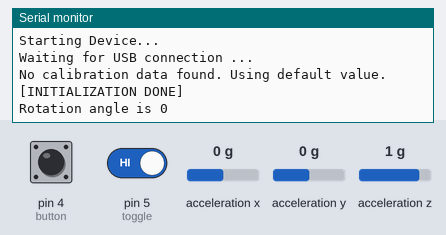
The sketch below on a simulated SparkFun Pro Micro, built with avr-gcc and run on an emulated ATmega32U4. On the bench: the last lines printed to the serial monitor. Wiring (inferred from the names in the program): ADXL345 accelerometer at I2C address 0x53. Inputs (shaded band) come from the test bench; at power-on: acceleration x 0 g, pin 4 (button) LOW, acceleration y 0 g, pin 5 (toggle) HIGH, acceleration z 1 g. EEPROM starts erased; USB keyboard and mouse output is not drawn.

Above: at 6.2 s.
6.3 s: acceleration x set to -1.4 g
At 9.2 s:
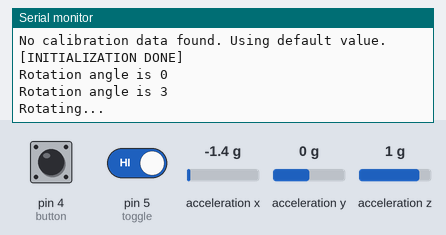
9.5 s: pin 4 (button) pulled HIGH for 3.2 s
At 13.4 s:
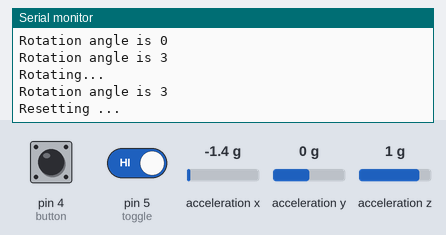
20.1 s: acceleration x set to 0.8 g
At 21.0 s:
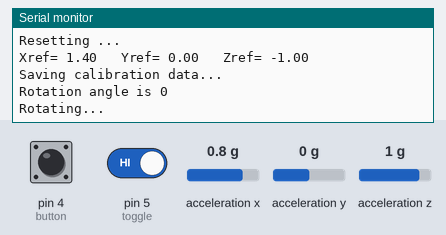
21.6 s: acceleration y set to 0.8 g
At 23.0 s:
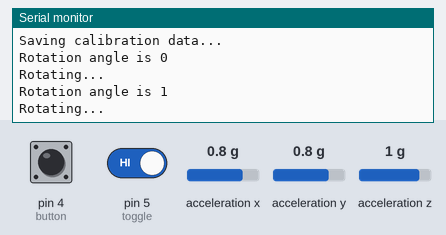
Timing chart, 0 to 24.1 s (numbered marks = the images above; inputs shaded):
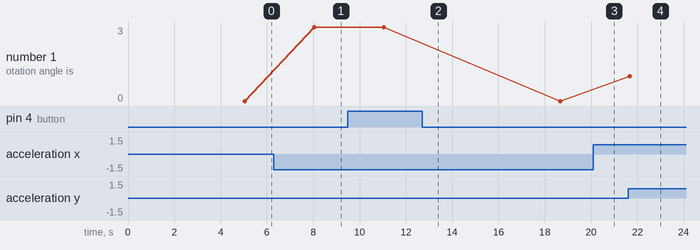

Measured:
- after the input at 6.3 s, the serial monitor: prints a new line after 1.7 s (image 1)
- after the input at 9.5 s, the serial monitor: prints a new line after 3.1 s (image 2)
- after the input at 21.6 s, the serial monitor: prints a new line after 0.07 s (image 4)
- plotted number 1: 0 → 3 after the input at 6.3 s, 3 → 0 after the input at 9.5 s, 0 → 1 after the input at 21.6 s

The sketch:

MonitorRotater.ino
```cpp
/*
   Author           : Shenggao Li
   Date             : 2022 July
   Target Board     : Arduino Pro Micro
   Peripherals      : ADXL345                       x 1
                        Sensing the rotation
                      Touch Sensor (or any button)  x 1
                        As the major input device
                      Toggle Switch                 x 1
                        Use as a enable/disable switch
   Compatible with  : Arduino Micro, etc.

*/


#include <Wire.h>  // Wire library - used for I2C communication
#include <EEPROM.h>
#include "Keyboard.h"
#include "helper.hpp"

//#define DEBUG
#define KEYBOARD

#define CAL_HEADER 0xCA // Calibration data header

// Use USB serial port for debugging
#ifdef DEBUG
#define Serial_port Serial
#else
//#define Serial_port Serial1
// Seems USB serial can work with Keyboard port at the same time.
// Use Serial1 if you have any stability issue.
#define Serial_port Serial
#endif //DEBUG

// Define pin connection
#define toggle 5
#define button 4

int ADXL345 = 0x53; // The ADXL345 sensor I2C address
// Sample number for calibration
#define NUM_REST 1000
// Sample delay time (in ms)
#define DELAY_REST 5

// Some process control vars
static bool last_button_state = false;
static uint32_t reset_millis = 0;
bool resetted = false;
static uint32_t check_millis = 0;

// Init vector and matrix variables
Vec3D g_vec(0, -1, 0);
Vec3D g_ref(0, -1, 0);

const Mat Rot_90 (0, 1, 0, -1, 0, 0, 0, 0, 1); // ANGLEFT
const Mat Rot_180(-1, 0, 0, 0, -1, 0, 0, 0, 1); // ANGUP
const Mat Rot_270(0, -1, 0, 1, 0, 0, 0, 0, 1); // ANGRIGHT


// enum for 4 rotation configs
enum DirecAngle { ANGDOWN, ANGLEFT, ANGUP, ANGRIGHT };
// Init rotation angle
DirecAngle rotAngle_curt(ANGDOWN), rotAngle_last(ANGDOWN);


void setup() {
  // put your setup code here, to run once:
  Serial_port.begin(9600);

#ifdef KEYBOARD
  Keyboard.begin();
#endif //KEYBOARD
  delay(2000);
  Serial_port.println("Starting Device...");
  Serial_port.println("Waiting for USB connection ...");
  delay(3000);

  Wire.begin(); // Initiate the Wire library
  IMU_offset();

  // Set ADXL345 in measuring mode
  Wire.beginTransmission(ADXL345); // Start communicating with the device
  Wire.write(0x2D); // Access/ talk to POWER_CTL Register - 0x2D
  // Enable measurement
  Wire.write(8); // (8dec -> 0000 1000 binary) Bit D3 High for measuring enable
  Wire.endTransmission();
  delay(10);

  pinMode(toggle, INPUT_PULLUP);
  pinMode(button, INPUT);
  resetted = true;

  load_g_ref(); // Load calibrated data from EEPROM

  Serial_port.println("[INITIALIZATION DONE]");

}

void loop() {
  const uint32_t t = millis();
  const bool button_state = digitalRead(button);
  if ( button_state ) { // button pressed
    if (!last_button_state) {
      reset_millis = t + 3000; // set 3 seconds for restart;
    } else {
      if (t > reset_millis && resetted) {
        resetted = false;
        reset_g();
      }
    }

  } else {
    if (last_button_state) {
      if (!resetted) {
        resetted = true;
      } else {
        g_vec = read_gravity();
        rotAngle_curt = get_angle();
        Serial_port.print("Rotation angle is ");
        Serial_port.println(rotAngle_curt);
        rotate();
        rotAngle_last = rotAngle_curt;
      }
    }
  }
  last_button_state = button_state;

  if (t > check_millis) {
    check_millis = t + 3000; // check orientation per 3 secs
    g_vec = read_gravity();
    rotAngle_curt = get_angle();
    Serial_port.print("Rotation angle is ");
    Serial_port.println(rotAngle_curt);

    if (rotAngle_curt != rotAngle_last) {
      rotate();
      rotAngle_last = rotAngle_curt;
    }
  }

}
```

functions.ino
```cpp
void IMU_offset() {
  // Off-set Calibration
  // The data was manually obtained for my IMU
  // Should be changed to match the IMU offset for better accuracy
  // NOTE: it should be fine even without the offset

  //X-axis
  Wire.beginTransmission(ADXL345);
  Wire.write(0x1E);  // X-axis offset register
  Wire.write(-4);
  Wire.endTransmission();
  delay(10);

  //Y-axis
  Wire.beginTransmission(ADXL345);
  Wire.write(0x1F); // Y-axis offset register
  Wire.write(0);
  Wire.endTransmission();
  delay(10);

  //Z-axis
  Wire.beginTransmission(ADXL345);
  Wire.write(0x20); // Z-axis offset register
  Wire.write(-7);
  Wire.endTransmission();
  delay(10);
}


DirecAngle get_angle() {
  // Find the best matching rotation configuration

  // Using dot product as the index
  double direc_index[4];
  direc_index[DirecAngle::ANGDOWN] = g_ref * g_vec;
  direc_index[DirecAngle::ANGLEFT] = (Rot_90 * g_ref) * g_vec;
  direc_index[DirecAngle::ANGUP] = (Rot_180 * g_ref) * g_vec;
  direc_index[DirecAngle::ANGRIGHT] = (Rot_270 * g_ref) * g_vec;

  // Find the highest direction
  DirecAngle rotAngle = ANGDOWN;
  double index_max = direc_index[0];
  for (int i = 1; i < 4; ++i) {
    if (direc_index[i] > index_max) {
      index_max = direc_index[i];
      rotAngle = i;
    }
  }
  return rotAngle;
}


void rotate() {
  // Send rotate command to PC/MAC

  if (digitalRead(toggle)) { // If auto-rotate mode is enabled

    Serial_port.println("Rotating...");
#ifdef KEYBOARD
    Keyboard.press(KEY_LEFT_CTRL);
    Keyboard.press(KEY_LEFT_SHIFT);
    Keyboard.press(KEY_LEFT_ALT);
    Keyboard.press(KEY_LEFT_GUI);

    switch (rotAngle_curt) {
      case ANGDOWN:
        Keyboard.press(KEY_DOWN_ARROW);
        break;
      case ANGLEFT:
        Keyboard.press(KEY_LEFT_ARROW);
        break;
      case ANGRIGHT:
        Keyboard.press(KEY_RIGHT_ARROW);
        break;
      case ANGUP:
        Keyboard.press(KEY_UP_ARROW);
        break;
      default:
        Keyboard.press(KEY_DOWN_ARROW);

    }

    Keyboard.releaseAll();
#endif //KEYBOARD
  }
}


Vec3D read_gravity() {
  // Get the current gravity vector (assuming static)

  // === Read acceleromter data === //
  float X_out, Y_out, Z_out;  // Outputs
  Wire.beginTransmission(ADXL345);
  Wire.write(0x32); // Start with register 0x32 (ACCEL_XOUT_H)
  Wire.endTransmission(false);
  Wire.requestFrom(ADXL345, 6, true); // Read 6 registers total, each axis value is stored in 2 registers
  X_out = ( Wire.read() | Wire.read() << 8); // X-axis value
  X_out = X_out / 256; //For a range of +-2g, we need to divide the raw values by 256, according to the datasheet
  Y_out = ( Wire.read() | Wire.read() << 8); // Y-axis value
  Y_out = Y_out / 256;
  Z_out = ( Wire.read() | Wire.read() << 8); // Z-axis value
  Z_out = Z_out / 256;
  return -Vec3D(X_out, Y_out, Z_out);
}

void load_g_ref() {
  // Load calibrated data from EEPROM

  if (EEPROM.read(0) == CAL_HEADER) { // If the header matches
    Serial_port.println("Loading calibration data...");

    for (int i = 0; i < vec_size; ++i) {
      vec_union.vec_char[i] = EEPROM.read(i + 1);
    }
    g_ref = vec_union.vec_var;

    disp_g_ref();
  } else {
    Serial_port.println("No calibration data found. Using default value.");
  }

}

void save_g_ref() {
  // Save calibrated data to EEPROM
  Serial_port.println("Saving calibration data...");
  vec_union.vec_var = g_ref;
  EEPROM.write(0, CAL_HEADER); // Write the header first
  for (int i = 0; i < vec_size; ++i) {
    EEPROM.write(i + 1, vec_union.vec_char[i]);
  }
}

void disp_g_ref() {
  // Serial print reference "down pointing" gravity vector

  Serial_port.print("Xref= ");
  Serial_port.print(g_ref.x);
  Serial_port.print("   Yref= ");
  Serial_port.print(g_ref.y);
  Serial_port.print("   Zref= ");
  Serial_port.println(g_ref.z);
}

void reset_start_command() {
  // Call the computer to show calibration message

#ifdef KEYBOARD
  Keyboard.press(KEY_LEFT_CTRL);
  Keyboard.press(KEY_LEFT_SHIFT);
  Keyboard.press(KEY_LEFT_ALT);
  Keyboard.press(KEY_LEFT_GUI);
  Keyboard.press('0');
  delay(100);
  Keyboard.releaseAll();
#endif //KEYBOARD

}
void reset_end_command() {
  // Call the computer to end the calibration message

#ifdef KEYBOARD
  Keyboard.press(KEY_ESC);
  Keyboard.releaseAll();
#endif //KEYBOARD

}

void reset_g() {
  // Calibrate the reference "down pointing" gravity vector
  reset_start_command();

  Serial_port.println("Resetting ...");
  // Sample
  Vec3D g_REST(0, 0, 0);
  for (int i = 0; i < NUM_REST; ++i) {
    g_REST = g_REST + read_gravity();
    delay(DELAY_REST);
  }
  g_ref = (1.0 / NUM_REST) * g_REST;

  disp_g_ref();

  save_g_ref();

  reset_end_command();
}
```

helper.hpp
```cpp
using namespace std;

// Vector data struct and its computation operations
struct Vec3D {
  double x, y, z;
  inline Vec3D(): x(0.0), y(0.0), z(0.0) {}
  inline Vec3D(double xin, double yin, double zin): x(xin), y(yin), z(zin) {}
  inline Vec3D(const Vec3D & vecin): x(vecin.x), y(vecin.y), z(vecin.z) {}
  inline double operator*(Vec3D b){ return ((this->x * b.x) + (this->y * b.y) + (this->z * b.z)); }
  inline Vec3D operator-(Vec3D b){ return Vec3D((this->x - b.x), (this->y - b.y), (this->z - b.z)); }
  inline Vec3D operator+(Vec3D b){ return Vec3D((this->x + b.x), (this->y + b.y), (this->z + b.z)); }
  inline Vec3D operator-(){ return Vec3D(-this->x, -this->y, -this->z); }
  inline Vec3D operator*(double b){ return Vec3D(this->x*b, this->y*b, this->z*b); }
  inline bool operator==(Vec3D b){ return (this->x==b.x) && (this->y==b.y) && (this->z==b.z); }
//  friend ostream &operator<<( ostream &output, const Vec3D a )
//      { output << a.x << endl << a.y << endl << a.z; return output; }
};

inline Vec3D operator*(double b, Vec3D a){ return Vec3D(a.x*b, a.y*b, a.z*b); }


inline double norm(Vec3D a){
  return sqrt(pow(a.x,2) + pow(a.y,2) + pow(a.z,2));
}

// Matrix data struct and its computation operations
struct Mat {
  Vec3D r1, r2, r3;
  inline Mat(Vec3D r1in, Vec3D r2in, Vec3D r3in): r1(r1in), r2(r2in), r3(r3in) {}
  inline Mat(double r11, double r12, double r13, double r21, double r22, double r23, double r31, double r32, double r33): r1(r11, r12, r13), r2(r21, r22, r23), r3(r31, r32, r33) {}
  inline Vec3D operator*(Vec3D b){ return Vec3D(r1*b, r2*b, r3*b); }
//  inline Vec3D operator-(Vec3D b){ return Vec3D((this->x - b.x), (this->y - b.y), (this->z - b.z)); }
//  inline Vec3D operator-(){ return Vec3D(-this->x, -this->y, -this->z); }
  inline Mat operator*(double b){ return Mat(this->r1*b, this->r2*b, this->r3*b); }
//  inline bool operator==(Vec3D b){ return (this->x==b.x) && (this->y==b.y) && (this->z==b.z); }
//  friend ostream &operator<<( ostream &output, const Mat a )
//      { output << a.r1.x << ", " << a.r1.y << ", " << a.r1.z << endl
//               << a.r2.x << ", " << a.r2.y << ", " << a.r2.z << endl
//               << a.r3.x << ", " << a.r3.y << ", " << a.r3.z; return output; }
};

const static int vec_size = sizeof(struct Vec3D);
// Union for EEPROM write and read
union VecUnion{
  Vec3D vec_var {};
  unsigned char vec_char[vec_size];
}vec_union;
```
